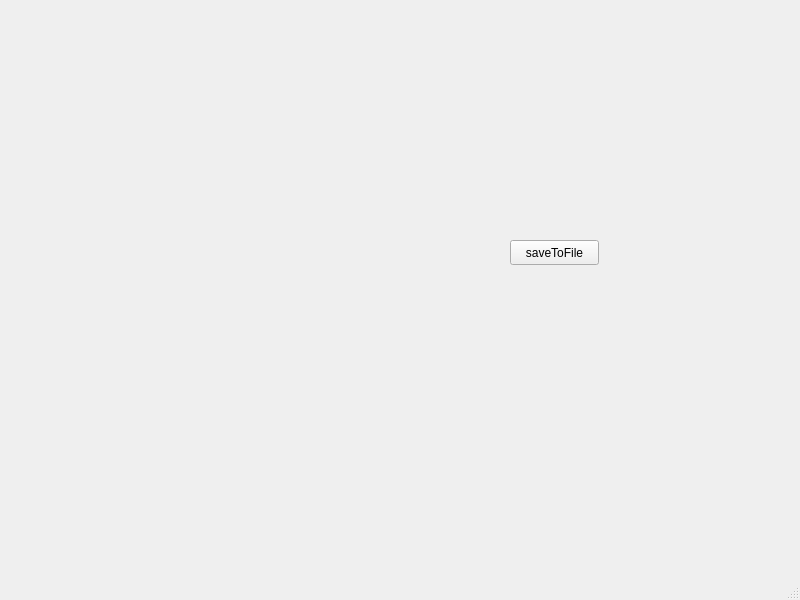
<?xml version="1.0" encoding="UTF-8"?>
<ui version="4.0">
 <class>MainWindow</class>
 <widget class="QMainWindow" name="MainWindow">
  <property name="geometry">
   <rect>
    <x>0</x>
    <y>0</y>
    <width>800</width>
    <height>600</height>
   </rect>
  </property>
  <property name="windowTitle">
   <string>MainWindow</string>
  </property>
  <widget class="QWidget" name="centralwidget">
   <widget class="QPushButton" name="pushButton">
    <property name="geometry">
     <rect>
      <x>510</x>
      <y>240</y>
      <width>89</width>
      <height>25</height>
     </rect>
    </property>
    <property name="text">
     <string>saveToFile</string>
    </property>
   </widget>
  </widget>
  <widget class="QMenuBar" name="menubar">
   <property name="geometry">
    <rect>
     <x>0</x>
     <y>0</y>
     <width>800</width>
     <height>22</height>
    </rect>
   </property>
  </widget>
  <widget class="QStatusBar" name="statusbar"/>
 </widget>
 <resources/>
 <connections/>
</ui>
